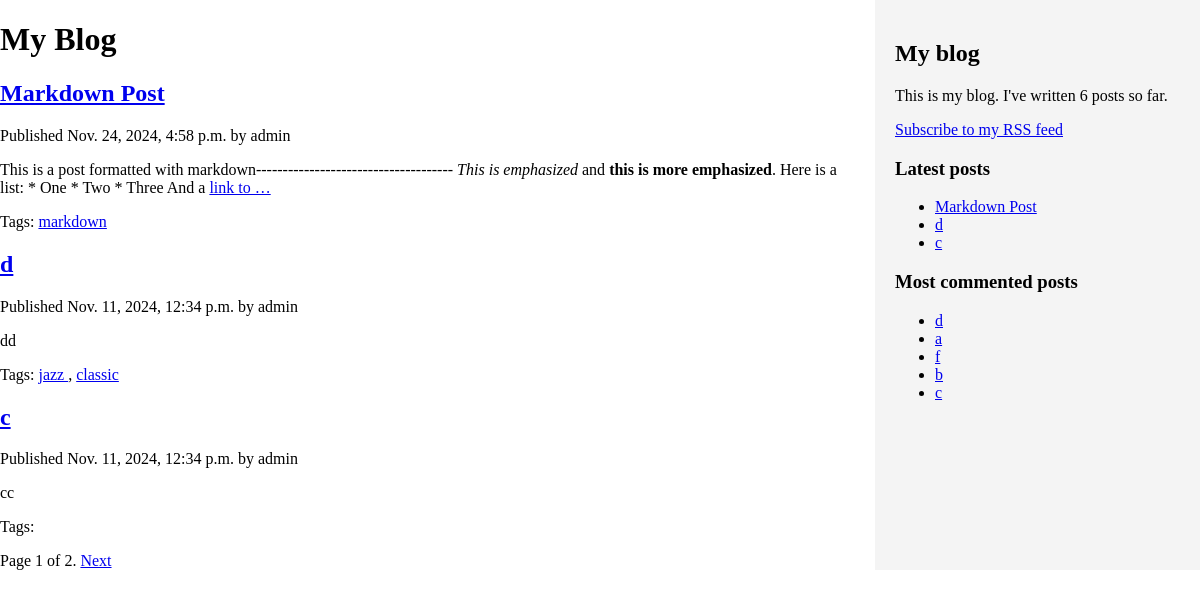
Screenshot of /blog/ with the database file from the repository.
### blog/models.py (models this page shows, shortened)
class Post(models.Model):
    tags = TaggableManager()
    def get_absolute_url(self):
        return reverse('blog:post_detail',
                       args=[self.publish.year,
                             self.publish.strftime('%m'),
                             self.publish.strftime('%d'),
                             self.slug])
    STATUS_CHOICES = (
        ('draft', 'Draft'),
        ('published', 'Published'),
    )
    title = models.CharField(max_length=250)
    slug = models.SlugField(max_length=250,
                            unique_for_date='publish')
    author = models.ForeignKey(User,
                               on_delete=models.CASCADE, related_name='blog_posts')
    body = models.TextField()
    publish = models.DateTimeField(default=timezone.now)
    created = models.DateTimeField(auto_now_add=True)
    updated = models.DateTimeField(auto_now=True)
    status = models.CharField(max_length=10,
                              choices=STATUS_CHOICES,
                              default='draft')
    objects = models.Manager()
    published = PublishedManager()
    class Meta:
        ordering = ('-publish',)

### blog/views.py (the view)
# urls.py: path('', views.post_list, name='post_list'),
def post_list(request, tag_slug=None):
    object_list = Post.published.all()
    tag = None
    if tag_slug:
        tag = get_object_or_404(Tag, slug=tag_slug)
        object_list = object_list.filter(tags__in=[tag])
    paginator = Paginator(object_list, 3) # 3 posts in each page
    page = request.GET.get('page')
    try:
        posts = paginator.page(page)
    except PageNotAnInteger:
        posts = paginator.page(1)
    except EmptyPage:
        posts = paginator.page(paginator.num_pages)
    return render(request,
                  'blog/post/list.html',
                  {'page': page,
                   'posts': posts,
                   'tag':tag})

### blog/models.py (called while the page is built)
    def get_queryset(self):
        return super(PublishedManager,self).get_queryset().filter(status='published')

### blog/templatetags/blog_tags.py (called while the page is built)
@register.filter(name='markdown')
def markdown_format(text):
    return mark_safe(markdown.markdown(text))

@register.simple_tag
def total_posts():
    return Post.published.count()

@register.inclusion_tag('blog/post/latest_posts.html')
def show_latest_posts(count=5):
    latest_posts = Post.published.order_by('-publish')[:count]
    return {'latest_posts': latest_posts}

@register.simple_tag
def get_most_commented_posts(count=5):
    most_commented_posts = Post.published.annotate(total_comments=Count('comments')).order_by('-total_comments')[:count]
    return most_commented_posts

### blog/templates/blog/post/list.html (shortened to what this page needs)
{% extends "blog/base.html" %}
{% load blog_tags %}
 {% block content %}
  <h1>My Blog</h1>
  {% for post in posts %}
    <h2>
      <a href="{{ post.get_absolute_url }}">
        {{ post.title }}
      </a>
    </h2>
    <p class="date">
      Published {{ post.publish }} by {{ post.author }}
    </p>
    {{ post.body|markdown|truncatewords_html:30 }}
    <p class="tags">
      Tags:
      {% for tag in post.tags.all %}
      <a href="{% url "blog:post_list_by_tag" tag.slug %}">
        {{ tag.name }}
      </a>
      {% if not forloop.last %}, {% endif %}
    {% endfor %}
    </p>
  {% endfor %}
  {% include "blog/pagination.html" with page=posts %}
 {% endblock %}

### blog/templates/blog/base.html (shortened to what this page needs)
{% load blog_tags %}
{% load static %}
<!DOCTYPE html>
<html>
<head>
  <link rel="stylesheet" href="{% static 'blog/blog.css' %}">
  <link rel="stylesheet" href="https://matcha.mizu.sh/matcha.css">
</head>
<body>
  <div id="content">
    {% block content %}
    {% endblock %}
  </div>
  <div id="sidebar">
    <h2>My blog</h2>
    <p>This is my blog. I've written {% total_posts %} posts so far.</p>
    <p><a href="{% url "blog:post_feed" %}">Subscribe to my RSS feed</a></p>
    <h3>Latest posts</h3>
    {% show_latest_posts 3 %}
    <h3>Most commented posts</h3>
    {% get_most_commented_posts as most_commented_posts %}
    <ul>
      {% for post in most_commented_posts %}
        <li><a href="{{ post.get_absolute_url }}">{{ post.title }}</a></li>
      {% endfor %}
    </ul>
  </div>
</body>
</html>

### blog/templates/blog/pagination.html (shortened to what this page needs)
<div class="pagination">
    <span class="step-links">
      <span class="current">
        Page {{ page.number }} of {{ page.paginator.num_pages }}.
      </span>
        {% if page.has_next %}
          <a href="?page={{ page.next_page_number }}">Next</a>
        {% endif %}
    </span>
   </div>

### blog/templates/blog/post/latest_posts.html
<ul>
    {% for post in latest_posts %}
     <li>
       <a href="{{ post.get_absolute_url }}">{{ post.title }}</a>
    </li>
    {% endfor %}
    </ul>

### blog/static/blog/blog.css (style rules this page uses)
body { display: flex; flex-direction: row; justify-content: space-between; margin: 0; padding: 0; }
#content { flex: 3; }
#sidebar { flex: 1; margin-left: 20px; background-color: #f4f4f4; padding: 20px; }

### rows the page displays
Post: title "Markdown Post", publish "Nov. 24, 2024, 4:58 p.m.", author "admin", body "This is a post formatted with markdown------------------------------------- This is emphasized and this is more emphasized . Here is a list: * One * Two * Three And a link to …"
Tag: name "markdown"
Post: title "d", publish "Nov. 11, 2024, 12:34 p.m.", author "admin", body "dd"
Tag: name "jazz"
Tag: name "classic"
Post: title "c", publish "Nov. 11, 2024, 12:34 p.m.", author "admin", body "cc"
Post: title "a"
Post: title "f"
Post: title "b"

### other values shown
{{ page.number }} "1"
{{ page.paginator.num_pages }} "2"
